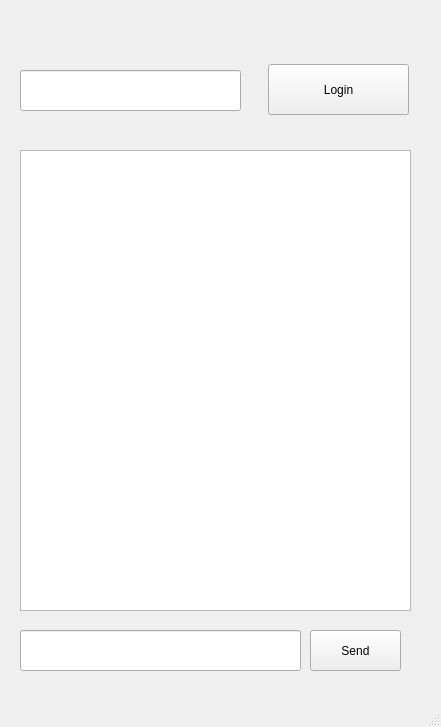
<?xml version="1.0" encoding="UTF-8"?>
<ui version="4.0">
 <class>Morpheus</class>
 <widget class="QMainWindow" name="Morpheus">
  <property name="geometry">
   <rect>
    <x>0</x>
    <y>0</y>
    <width>441</width>
    <height>727</height>
   </rect>
  </property>
  <property name="windowTitle">
   <string>Morpheus</string>
  </property>
  <widget class="QWidget" name="centralwidget">
   <widget class="QPushButton" name="Login">
    <property name="geometry">
     <rect>
      <x>268</x>
      <y>64</y>
      <width>141</width>
      <height>51</height>
     </rect>
    </property>
    <property name="text">
     <string>Login</string>
    </property>
   </widget>
   <widget class="QLineEdit" name="username_input">
    <property name="geometry">
     <rect>
      <x>20</x>
      <y>70</y>
      <width>221</width>
      <height>41</height>
     </rect>
    </property>
   </widget>
   <widget class="QTextBrowser" name="message_browser">
    <property name="geometry">
     <rect>
      <x>20</x>
      <y>150</y>
      <width>391</width>
      <height>461</height>
     </rect>
    </property>
   </widget>
   <widget class="QPushButton" name="send_button">
    <property name="geometry">
     <rect>
      <x>310</x>
      <y>630</y>
      <width>91</width>
      <height>41</height>
     </rect>
    </property>
    <property name="text">
     <string>Send</string>
    </property>
   </widget>
   <widget class="QLineEdit" name="message_input">
    <property name="geometry">
     <rect>
      <x>20</x>
      <y>630</y>
      <width>281</width>
      <height>41</height>
     </rect>
    </property>
   </widget>
  </widget>
  <widget class="QMenuBar" name="menubar">
   <property name="geometry">
    <rect>
     <x>0</x>
     <y>0</y>
     <width>441</width>
     <height>20</height>
    </rect>
   </property>
  </widget>
  <widget class="QStatusBar" name="statusbar"/>
 </widget>
 <resources/>
 <connections>
  <connection>
   <sender>Login</sender>
   <signal>clicked()</signal>
   <receiver>username_input</receiver>
   <slot>deleteLater()</slot>
   <hints>
    <hint type="sourcelabel">
     <x>338</x>
     <y>109</y>
    </hint>
    <hint type="destinationlabel">
     <x>130</x>
     <y>110</y>
    </hint>
   </hints>
  </connection>
  <connection>
   <sender>Login</sender>
   <signal>clicked()</signal>
   <receiver>Login</receiver>
   <slot>deleteLater()</slot>
   <hints>
    <hint type="sourcelabel">
     <x>338</x>
     <y>109</y>
    </hint>
    <hint type="destinationlabel">
     <x>338</x>
     <y>109</y>
    </hint>
   </hints>
  </connection>
 </connections>
</ui>
